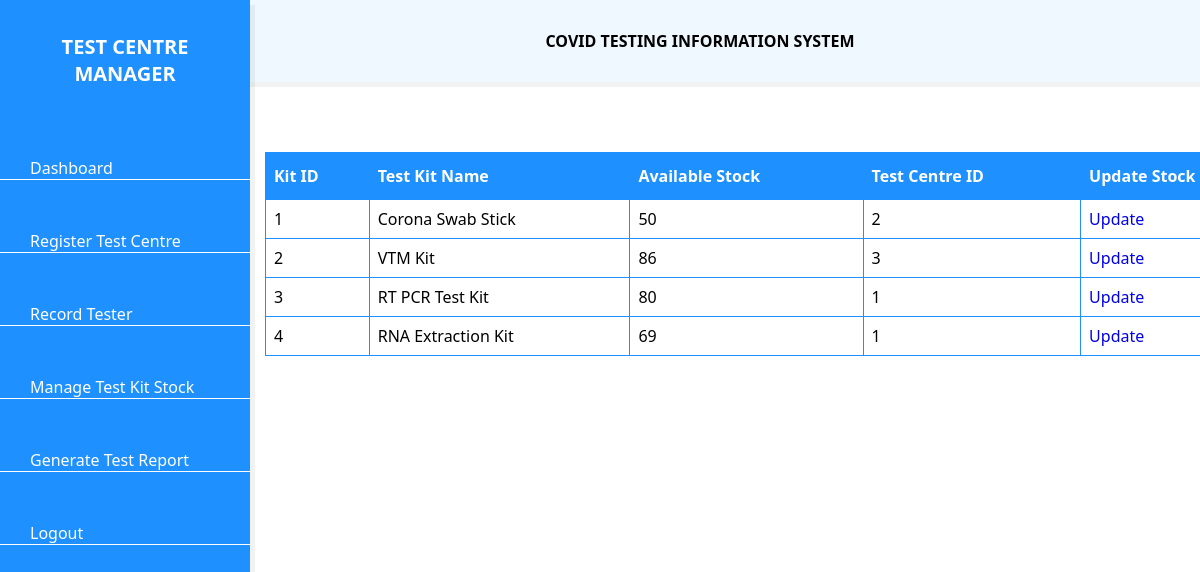
The app's page /TestKitData.php (signed in), older data.
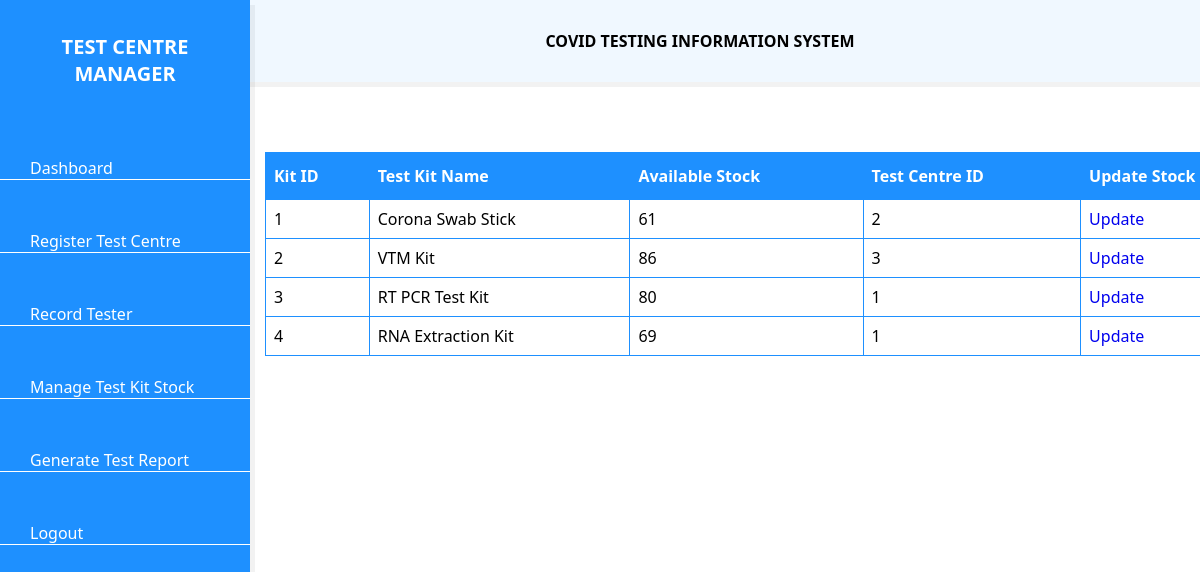
The same page, newer data.
### tables this page shows
CREATE TABLE `testkit` (
  `kitID` int(255) NOT NULL,
  `testName` varchar(255) NOT NULL,
  `availableStock` int(255) NOT NULL,
  `centreID` int(255) NOT NULL
);

### TestKitData.php (the view, shortened to what this page needs)
<?php
if (isset($_SESSION['username'])) {
?>
<!DOCTYPE html>
<html lang="en">
  <head>
    <link rel="stylesheet" href="dashboardcss/style.css" />
	<link rel="stylesheet" href="dataTables.bootstrap4.min.css" />
  </head>
  <body>
    <div class="sidebar">
      <h2>Test Centre Manager</h2>
      <ul class="nav">
        <li>
          <a href="dashboardManager.php">
            <span>Dashboard</span>
          </a>
        </li>
		<li>
          <a href="RegisterTestCentreForm.php">
            <span>Register Test Centre</span>
          </a>
        </li>
        <li>
          <a href="RecordTesterForm.php">
            <span>Record Tester</span>
          </a>
        </li>
        <li>
          <a href="ManageTestKitStockForm.php">
            <span>Manage Test Kit Stock</span>
          </a>
        </li>
        <li>
          <a href="#">
            <span>Generate Test Report</span>
          </a>
        </li>
        <li>
          <a href="Logout.php">
            <span>Logout</span>
          </a>
        </li>
      </ul>
    </div>
    <div class="main">
      <b>COVID TESTING INFORMATION SYSTEM</b>
    </div>
	<?php include "db_conn.php";?>
	<div style="overflow-x: auto;">
		<table id="testKit">
			<thead>
				<tr>
					<th>Kit ID</th>
					<th>Test Kit Name</th>
					<th>Available Stock</th>
					<th>Test Centre ID</th>
					<th>Update Stock</th>
				</tr>
			</thead>
			<tbody>
				<?php
					$data = mysqli_query($conn, "SELECT * FROM testKit");
					while($show = mysqli_fetch_array($data)){
						echo "
						<tr>
							<td>$show[kitID]</td>
							<td>$show[testName]</td>
							<td>$show[availableStock]</td>
							<td>$show[centreID]</td>
							<td>
								<a href='UpdateTestKitStockForm.php?id=$show[kitID]'> Update </a>
							</td>
						</tr>";
					}
				?>
			</tbody>
		</table>
	</div>
  </body>
</html>
<?php
}

### dashboardcss/style.css (style rules this page uses)
* { margin: 0; padding: 0; text-decoration: none; }
body { box-sizing: border-box; font-family: 'Segoe UI', Tahoma, Geneva, Verdana, sans-serif; }
.sidebar { position: fixed; background: #1E90FF; box-shadow: 5px 5px rgba(0, 0, 0, 0.05); width: 250px; height: 100%; top: 0; left: 0; z-index: 1; }
.sidebar h2 { text-align: center; font-size: 20px; text-transform: uppercase; color: #ffffff; background: #1E90FF; padding: 20px; font-weight: bold; }
.sidebar ul li { border-bottom: 1px solid #ffffff; margin: 50px 0; }
.sidebar ul li a { color: #ffffff; padding: 0 30px; }
.main { text-align: center; background: #F0F8FF; box-shadow: 5px 5px rgba(0, 0, 0, 0.05); margin-left: 200px; padding: 30px; }
h2 { color: #FFFFFF; text-align: center; margin-bottom: 40px; }
h2 { margin-top: 5%; }
#testKit { border-collapse: collapse; width: 85.3%; margin-left: 265px; margin-top: 70px; }
#testKit td, #testKit th { border: 1px solid #1E90FF; padding: 8px; }
#testKit th { padding-top: 12px; padding-bottom: 12px; text-align: left; background-color: #1E90FF; color: white; }

Row changes from the older to the newer data that the page shows:
changed testkit "Corona Swab Stick": availableStock "50" → "61"
